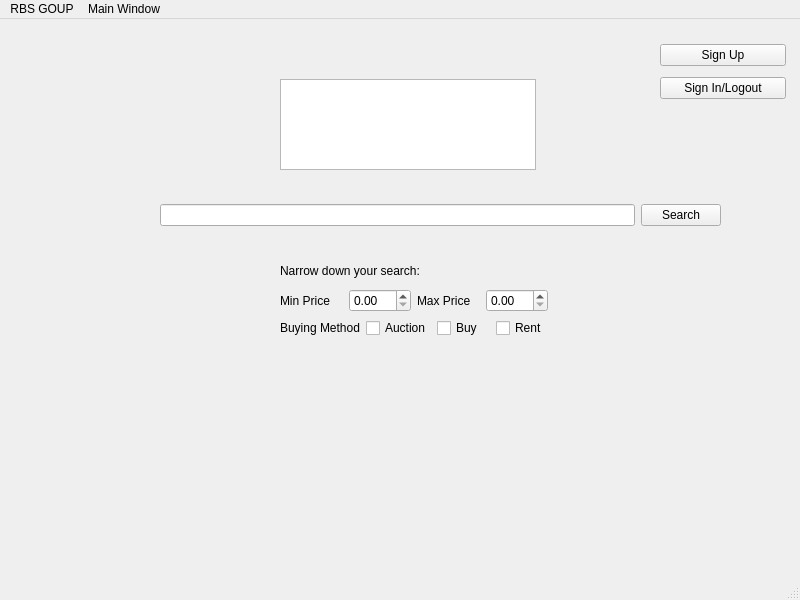
<?xml version="1.0" encoding="UTF-8"?>
<ui version="4.0">
 <class>MainWindow</class>
 <widget class="QMainWindow" name="MainWindow">
  <property name="geometry">
   <rect>
    <x>0</x>
    <y>0</y>
    <width>800</width>
    <height>600</height>
   </rect>
  </property>
  <property name="windowTitle">
   <string>MainWindow</string>
  </property>
  <widget class="QWidget" name="centralwidget">
   <widget class="QGraphicsView" name="Logo">
    <property name="geometry">
     <rect>
      <x>280</x>
      <y>60</y>
      <width>256</width>
      <height>91</height>
     </rect>
    </property>
   </widget>
   <widget class="QWidget" name="layoutWidget">
    <property name="geometry">
     <rect>
      <x>280</x>
      <y>240</y>
      <width>268</width>
      <height>79</height>
     </rect>
    </property>
    <layout class="QVBoxLayout" name="verticalLayout">
     <item>
      <widget class="QLabel" name="label_2">
       <property name="text">
        <string>Narrow down your search:</string>
       </property>
      </widget>
     </item>
     <item>
      <layout class="QHBoxLayout" name="horizontalLayout">
       <item>
        <widget class="QLabel" name="MinLabel">
         <property name="text">
          <string>Min Price</string>
         </property>
        </widget>
       </item>
       <item>
        <widget class="QDoubleSpinBox" name="MindoubleSpinBox"/>
       </item>
       <item>
        <widget class="QLabel" name="MinLabel_2">
         <property name="text">
          <string>Max Price</string>
         </property>
        </widget>
       </item>
       <item>
        <widget class="QDoubleSpinBox" name="MindoubleSpinBox_2"/>
       </item>
      </layout>
     </item>
     <item>
      <layout class="QHBoxLayout" name="horizontalLayout_2">
       <item>
        <widget class="QLabel" name="label">
         <property name="text">
          <string>Buying Method</string>
         </property>
        </widget>
       </item>
       <item>
        <widget class="QCheckBox" name="AuctioncheckBox">
         <property name="text">
          <string>Auction</string>
         </property>
        </widget>
       </item>
       <item>
        <widget class="QCheckBox" name="Buycheckbox">
         <property name="text">
          <string>Buy</string>
         </property>
        </widget>
       </item>
       <item>
        <widget class="QCheckBox" name="rentcheckbox">
         <property name="text">
          <string>Rent</string>
         </property>
        </widget>
       </item>
      </layout>
     </item>
    </layout>
   </widget>
   <widget class="QWidget" name="layoutWidget">
    <property name="geometry">
     <rect>
      <x>160</x>
      <y>180</y>
      <width>561</width>
      <height>33</height>
     </rect>
    </property>
    <layout class="QHBoxLayout" name="horizontalLayout_3">
     <item>
      <widget class="QLineEdit" name="SearchInputBar"/>
     </item>
     <item>
      <widget class="QPushButton" name="SearchSubmissionButton">
       <property name="text">
        <string>Search</string>
       </property>
      </widget>
     </item>
    </layout>
   </widget>
   <widget class="QWidget" name="layoutWidget">
    <property name="geometry">
     <rect>
      <x>660</x>
      <y>20</y>
      <width>126</width>
      <height>66</height>
     </rect>
    </property>
    <layout class="QVBoxLayout" name="verticalLayout_2">
     <item>
      <widget class="QPushButton" name="signup_button">
       <property name="text">
        <string>Sign Up</string>
       </property>
      </widget>
     </item>
     <item>
      <widget class="QPushButton" name="signin_button">
       <property name="text">
        <string>Sign In/Logout</string>
       </property>
      </widget>
     </item>
    </layout>
   </widget>
  </widget>
  <widget class="QMenuBar" name="menubar">
   <property name="geometry">
    <rect>
     <x>0</x>
     <y>0</y>
     <width>800</width>
     <height>22</height>
    </rect>
   </property>
   <widget class="QMenu" name="menuRBS_GOUP">
    <property name="title">
     <string>RBS GOUP</string>
    </property>
    <addaction name="separator"/>
   </widget>
   <widget class="QMenu" name="menuMain_Window">
    <property name="title">
     <string>Main Window</string>
    </property>
   </widget>
   <addaction name="menuRBS_GOUP"/>
   <addaction name="menuMain_Window"/>
  </widget>
  <widget class="QStatusBar" name="statusbar"/>
 </widget>
 <resources/>
 <connections/>
</ui>
